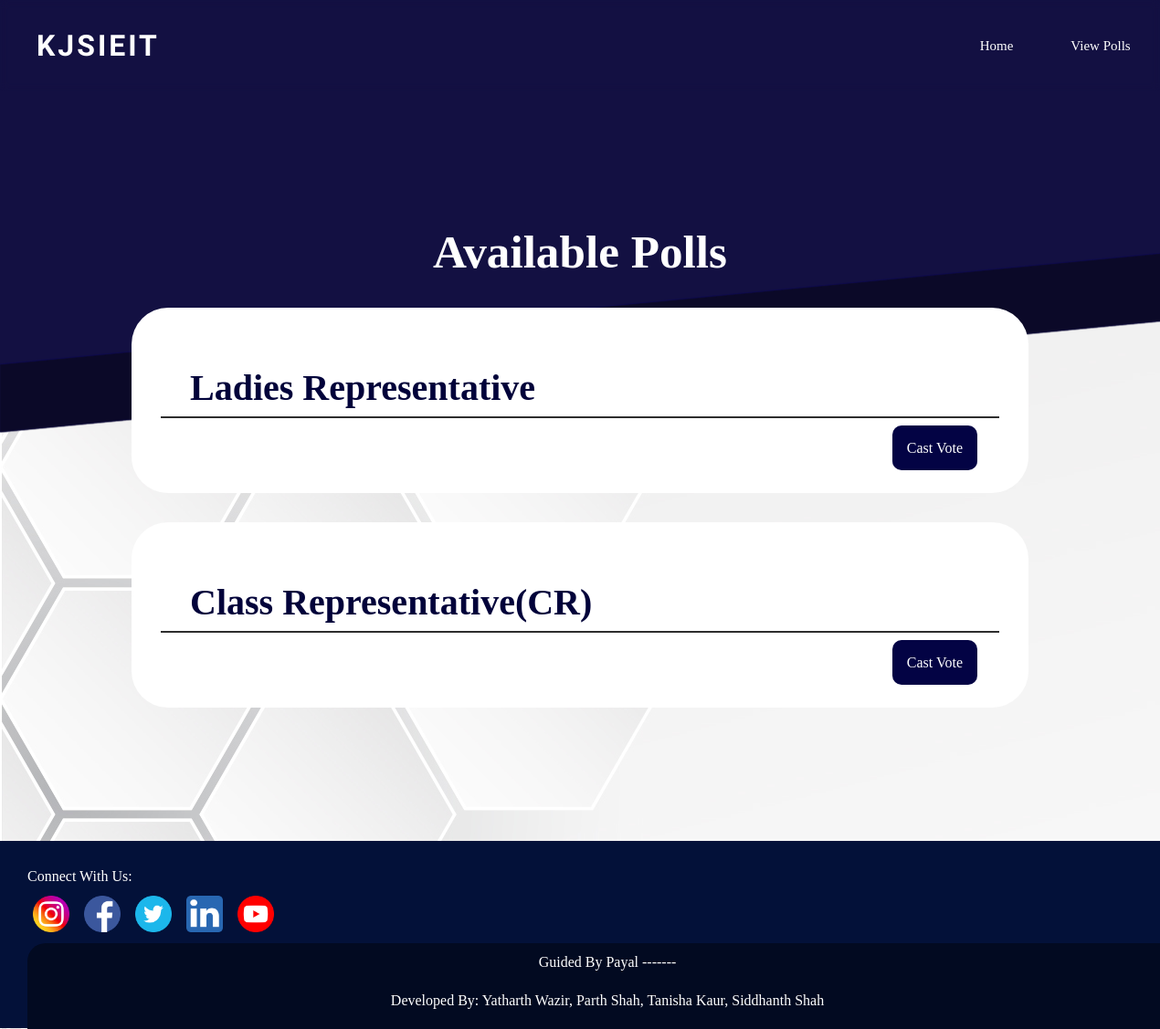
The page /b-view-polls/ on the database as committed earlier.
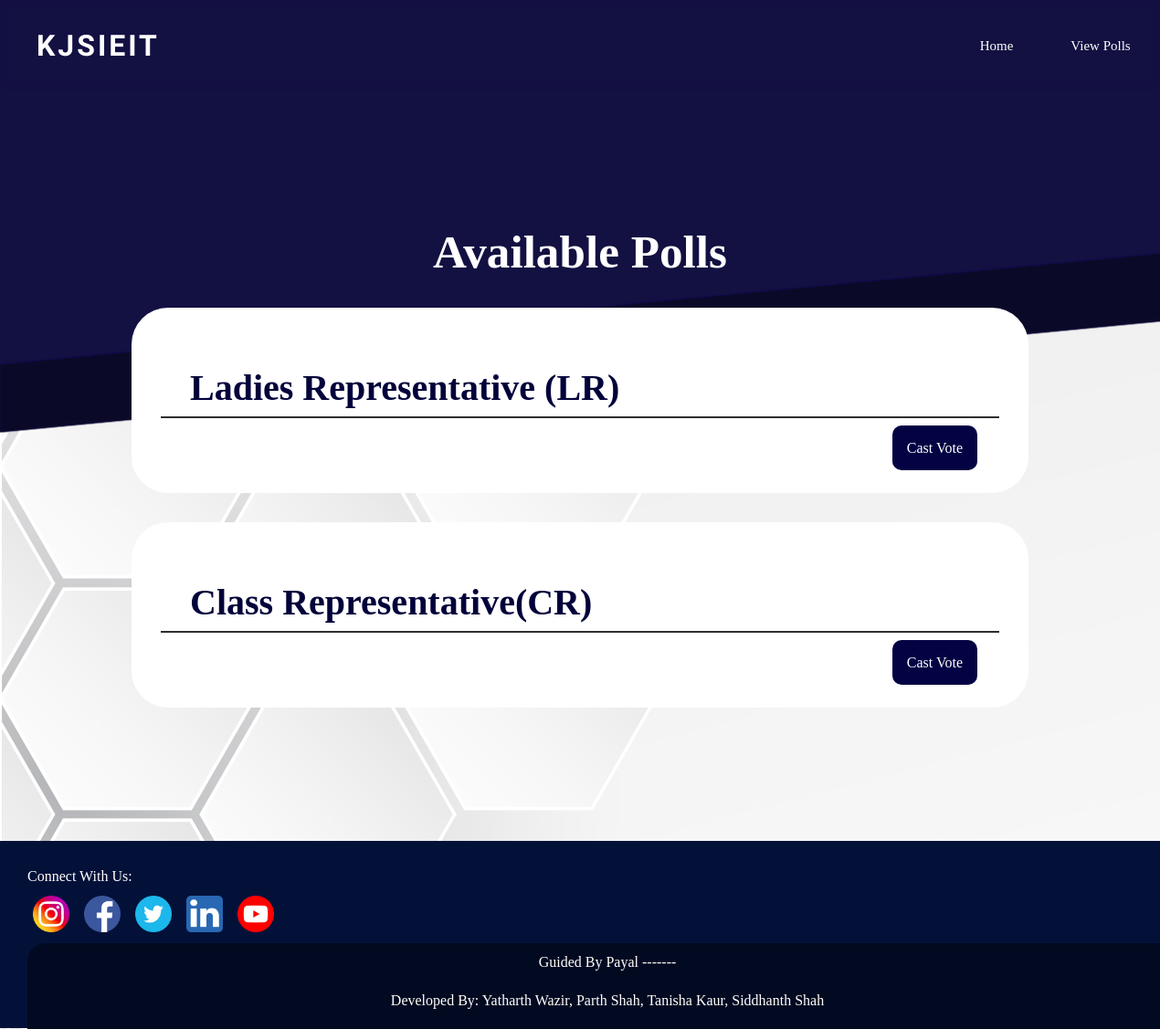
The same page on the database as committed later.
### vote/models.py (models this page shows, shortened)
class BDivPoll(models.Model):
    Elections_for = models.TextField(max_length=30, null=True)
    candidate_1 = models.CharField(max_length=30, null=True)
    candidate_2 = models.CharField(max_length=30, null=True)
    candidate_3 = models.CharField(max_length=30, null=True)
    candidate_1_count = models.IntegerField(default=0)
    candidate_2_count = models.IntegerField(default=0)
    candidate_3_count = models.IntegerField(default=0)

### vote/views.py (the view)
# urls.py: path('b-view-polls/', views.viewPollsB, name='b-view-polls'),
def viewPollsB(request):
    polls = BDivPoll.objects.all()
    context = {'polls': polls}
    return render(request, "vote/b_view_polls.html",context)

### vote/templates/vote/b_view_polls.html (shortened to what this page needs)
{% extends "vote/b_navbar.html" %}
{% block content %}
<!DOCTYPE html>
<html lang="en">
<head>
    {% load static %}
    <link rel="stylesheet" href="{% static 'vote/css/view-polls.css' %}">
</head>
<body>
<div class="card">
    <div class="panel-heading"><h1 class="head">Available Polls</h1></div>
        <div class="pollbox">
            <ul class="poll-list">
                {% for poll in polls %}
                <div class="poll-card">
                <li class="poll-item">
                    <div class="poll-title">{{ poll.Elections_for }}</div>
                    <div class="actions">
                        <a class="links" href="{% url 'b-vote' forloop.counter %}" class="vote">Cast Vote</a> &nbsp;
                    </div>
                </li>
                </div>
                {% endfor %}
            </ul>
        </div>
</div>
</body>
</html>
{% endblock %}

Rows that differ between the two databases and show on the page:
changed BDivPoll: Elections_for "Ladies Representative" → "Ladies Representative (LR)"
